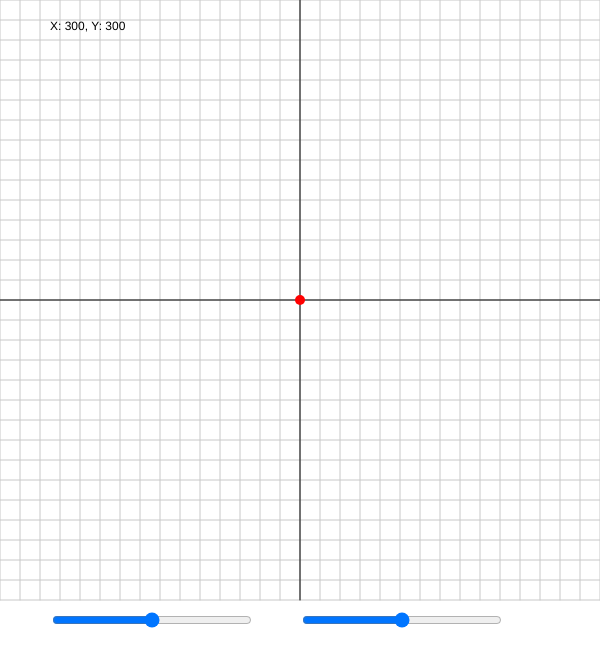
Frame 1 (no input)
Frame 60 (no input): identical to frame 1, image omitted
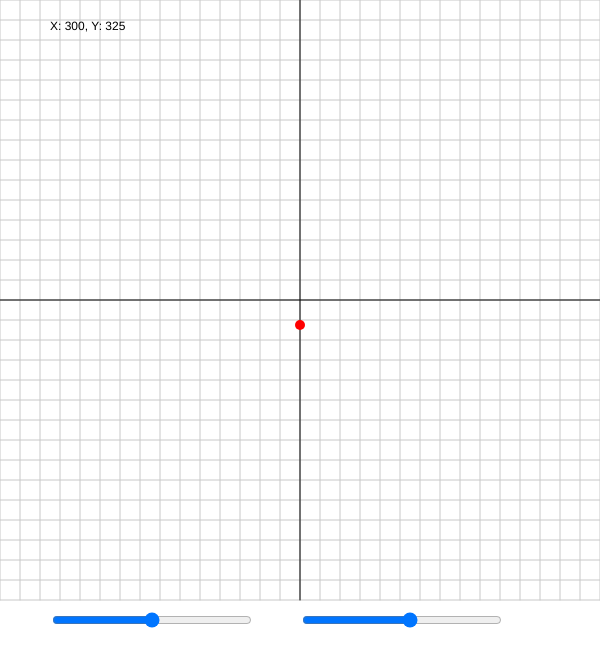
Frame 120 (the mouse pressed at the canvas centre since frame 60)

The p5.js sketch that drew these frames (run headless with seeded random() and noise() and a simulated clock; from frame 60 on, the mouse is pressed at the canvas centre):

// p5.js sketch
// ── sketch.js
let x, y;
let sliderX, sliderY;
let gridSize = 20; // Tamaño de la cuadrícula
let canvasSize = 600; // Tamaño del canvas

function setup() {
  createCanvas(canvasSize, canvasSize + 50); // Añadir 50 píxeles de alto para los sliders
  
  // Crear sliders fuera de la cuadrícula
  sliderX = createSlider(0, width, width / 2);
  sliderX.position(50, height - 40); // Posicionar sliderX fuera de la cuadrícula
  sliderX.style('width', '200px');
  
  sliderY = createSlider(0, height - 50, (height - 50) / 2); // Ajustar el rango de sliderY
  sliderY.position(300, height - 40); // Posicionar sliderY fuera de la cuadrícula
  sliderY.style('width', '200px');
  
  // Inicializar valores
  x = width / 2;
  y = (height - 50) / 2;
}

function draw() {
  background(255);
  
  // Dibujar la cuadrícula
  stroke(200);
  for (let i = 0; i <= width; i += gridSize) {
    line(i, 0, i, height - 50);  // Líneas verticales, ajustadas para que no ocupen el área de los sliders
  }
  for (let j = 0; j <= height - 50; j += gridSize) {
    line(0, j, width, j);   // Líneas horizontales
  }
  
  // Actualizar coordenadas del punto
  x = sliderX.value();
  y = sliderY.value();
  
  // Dibujar el plano cartesiano
  stroke(0);
  line(0, (height - 50) / 2, width, (height - 50) / 2); // Línea horizontal
  line(width / 2, 0, width / 2, height - 50); // Línea vertical
  
  // Dibujar el punto
  fill(255, 0, 0);
  noStroke();
  ellipse(x, y, 10, 10);
  
  // Mostrar coordenadas
  fill(0);
  text("X: " + x + ", Y: " + y, 50, 30);
}

function mousePressed() {
  // Verificar si se hace clic en el área del plano cartesiano
  if (mouseX >= 0 && mouseX <= width && mouseY >= 0 && mouseY <= height - 50) {
    sliderX.value(mouseX);
    sliderY.value(mouseY);
  }
}
